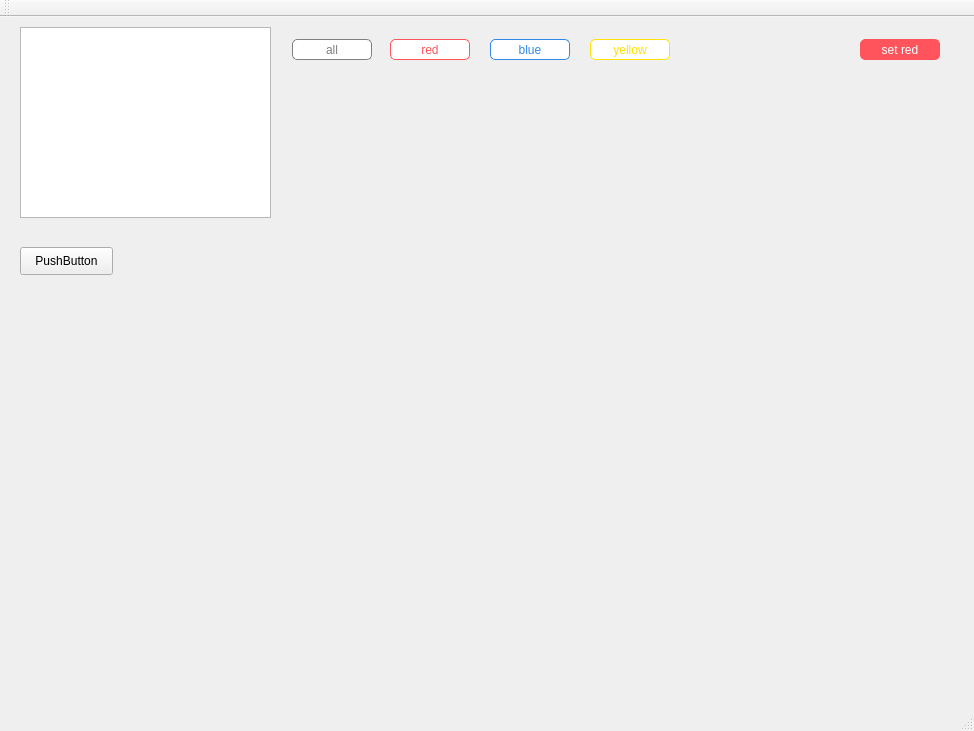
<?xml version="1.0" encoding="UTF-8"?>
<ui version="4.0">
 <class>TestQTClass</class>
 <widget class="QMainWindow" name="TestQTClass">
  <property name="geometry">
   <rect>
    <x>0</x>
    <y>0</y>
    <width>974</width>
    <height>731</height>
   </rect>
  </property>
  <property name="windowTitle">
   <string>TestQT</string>
  </property>
  <widget class="QWidget" name="centralWidget">
   <widget class="QTextEdit" name="plainTextEdit">
    <property name="geometry">
     <rect>
      <x>20</x>
      <y>10</y>
      <width>251</width>
      <height>191</height>
     </rect>
    </property>
   </widget>
   <widget class="QPushButton" name="pushButton">
    <property name="geometry">
     <rect>
      <x>20</x>
      <y>230</y>
      <width>93</width>
      <height>28</height>
     </rect>
    </property>
    <property name="text">
     <string>PushButton</string>
    </property>
   </widget>
   <widget class="QPushButton" name="allBtn">
    <property name="geometry">
     <rect>
      <x>292</x>
      <y>22</y>
      <width>80</width>
      <height>21</height>
     </rect>
    </property>
    <property name="styleSheet">
     <string notr="true">QPushButton#allBtn{
background:white;
border:1px solid gray;
border-radius:5px;
padding:2px 4px;
color:gray;
}

QPushButton#allBtn:checked{
background:gray;
color:white;
}</string>
    </property>
    <property name="text">
     <string>all</string>
    </property>
   </widget>
   <widget class="QPushButton" name="redBtn">
    <property name="geometry">
     <rect>
      <x>390</x>
      <y>22</y>
      <width>80</width>
      <height>21</height>
     </rect>
    </property>
    <property name="styleSheet">
     <string notr="true">QPushButton#redBtn{
background:white;
border:1px solid rgb(255, 84, 92);
border-radius:5px;
padding:2px 4px;
color:rgb(255, 84, 92);
}

QPushButton#redBtn:checked{
background:rgb(255, 84, 92);
color:white;
}</string>
    </property>
    <property name="text">
     <string>red</string>
    </property>
   </widget>
   <widget class="QPushButton" name="blueBtn">
    <property name="geometry">
     <rect>
      <x>490</x>
      <y>22</y>
      <width>80</width>
      <height>21</height>
     </rect>
    </property>
    <property name="styleSheet">
     <string notr="true">QPushButton#blueBtn{
background:white;
border:1px solid #3288E8;
border-radius:5px;
padding:2px 4px;
color:#3288E8;
}

QPushButton#blueBtn:checked{
background:#3288E8;
color:white;
}</string>
    </property>
    <property name="text">
     <string>blue</string>
    </property>
   </widget>
   <widget class="QPushButton" name="yellowBtn">
    <property name="geometry">
     <rect>
      <x>590</x>
      <y>22</y>
      <width>80</width>
      <height>21</height>
     </rect>
    </property>
    <property name="styleSheet">
     <string notr="true">QPushButton#yellowBtn{
background:white;
border:1px solid rgb(255, 226, 6);
border-radius:5px;
padding:2px 4px;
color:rgb(255, 226, 6);
}

QPushButton#yellowBtn:checked{
background:rgb(255, 226, 6);
color:white;
}</string>
    </property>
    <property name="text">
     <string>yellow</string>
    </property>
   </widget>
   <widget class="QPushButton" name="setRedBtn">
    <property name="geometry">
     <rect>
      <x>860</x>
      <y>22</y>
      <width>80</width>
      <height>21</height>
     </rect>
    </property>
    <property name="styleSheet">
     <string notr="true">QPushButton#setRedBtn{
border:1px solid rgb(255, 84, 92);
border-radius:5px;
padding:2px 4px;
background:rgb(255, 84, 92);
color:white;
}</string>
    </property>
    <property name="text">
     <string>set red</string>
    </property>
   </widget>
   <widget class="QListView" name="listView">
    <property name="geometry">
     <rect>
      <x>300</x>
      <y>60</y>
      <width>631</width>
      <height>481</height>
     </rect>
    </property>
    <property name="styleSheet">
     <string notr="true">QListView {
   background-color: transparent;
	border:1px solid #EFEFEF;
}</string>
    </property>
   </widget>
   <widget class="QTreeView" name="treeView">
    <property name="geometry">
     <rect>
      <x>20</x>
      <y>270</y>
      <width>256</width>
      <height>261</height>
     </rect>
    </property>
    <property name="styleSheet">
     <string notr="true">QTreeView {
   background-color: transparent;
	border:1px solid #EFEFEF;
}
QTreeView::item {
	height: 50px;
}</string>
    </property>
   </widget>
  </widget>
  <widget class="QMenuBar" name="menuBar">
   <property name="geometry">
    <rect>
     <x>0</x>
     <y>0</y>
     <width>974</width>
     <height>26</height>
    </rect>
   </property>
  </widget>
  <widget class="QToolBar" name="mainToolBar">
   <attribute name="toolBarArea">
    <enum>TopToolBarArea</enum>
   </attribute>
   <attribute name="toolBarBreak">
    <bool>false</bool>
   </attribute>
  </widget>
  <widget class="QStatusBar" name="statusBar"/>
 </widget>
 <layoutdefault spacing="6" margin="11"/>
 <resources>
  <include location="TestQT.qrc"/>
 </resources>
 <connections/>
</ui>
